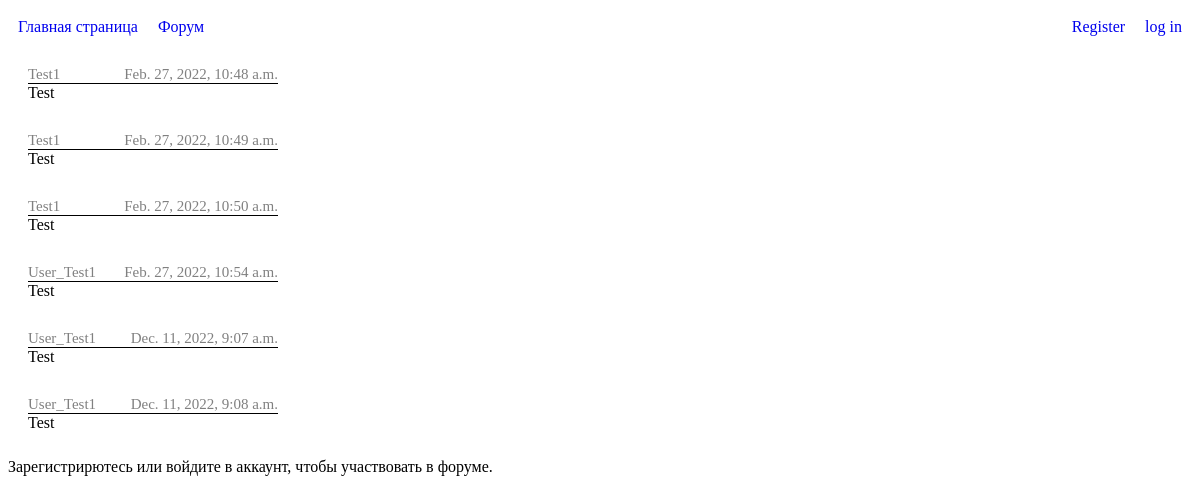
/forum/, run on an earlier commit of the app's database.
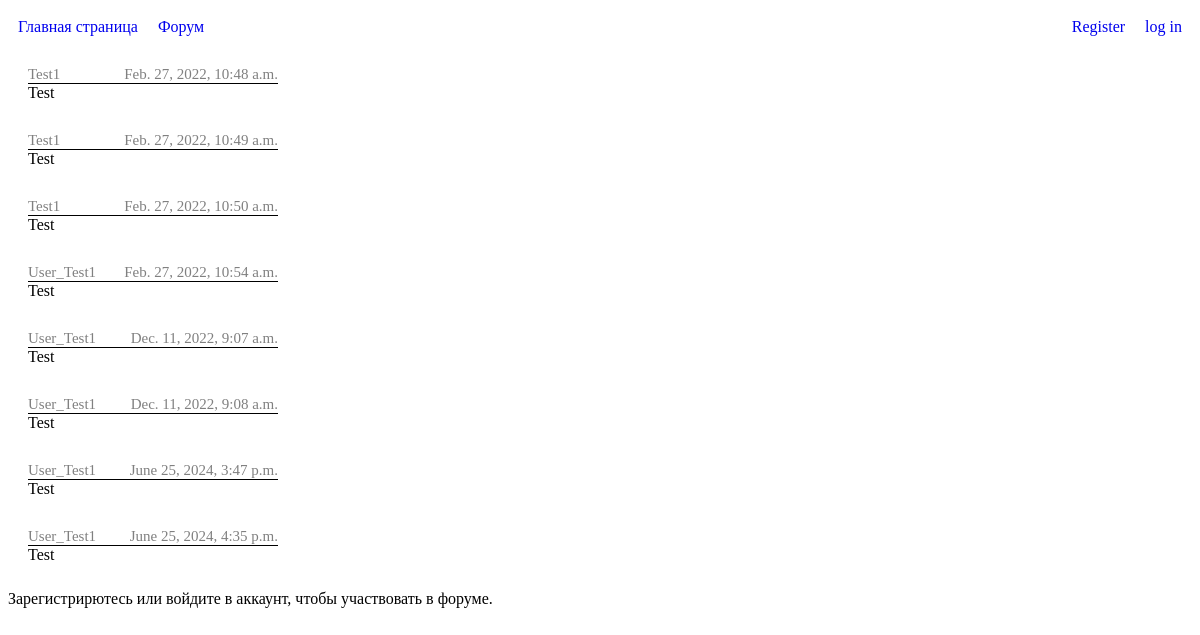
And on a later commit of the database.
### Site_app/models.py (models this page shows, shortened)
class Forum(models.Model):
    text = models.CharField(max_length=500)
    date_added = models.DateTimeField(auto_now_add=True)
    user_name = models.CharField(max_length=50)

### Site_app/views.py (the view, shortened to what this page needs)
# urls.py: path('forum/', views.forum, name='forum'),
def forum(request):
    forums = Forum.objects.order_by('date_added')
    if request.method != 'POST':
        form = ForumForm()
    context = {'form': form, 'forums': forums}
    return render(request, 'Site_app/forum.html', context)

### Site_app/templates/Site_app/forum.html
{% extends "Site_app/base.html" %}
{% block content %}
    {% for forum in forums %}
        <div class="forum_block">
            <div class="forum_block_inf">
                <div>{{forum.user_name}}</div>
                <div>{{forum.date_added}}</div>
            </div>
            <div class="forum_block_text">{{ forum.text }}</div>
        </div>
    {% endfor %}
{% if user.is_authenticated %}
    <form method="post" action="{% url 'Site_app:forum' %}" class="forum_form">
        {% csrf_token %}
        {{ form.as_p }}
        <div><button name="submit">Send</button></div>
    </form>
{% else %}
    <p>Зарегистрирютесь или войдите в аккаунт, чтобы участвовать в форуме.</p>
{% endif %}
{% endblock content %}

What changed in the data, as far as the page shows it:
added Forum: user_name "User_Test1", date_added "June 25, 2024, 3:47 p.m.", text "Test"
added Forum: user_name "User_Test1", date_added "June 25, 2024, 4:35 p.m.", text "Test"
